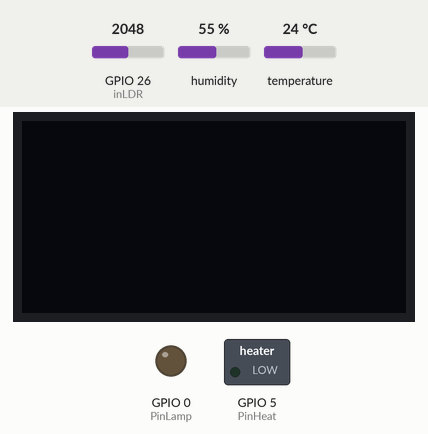
The sketch below on a simulated ESP32. On the bench: 128×64 one-colour display, switched loads named in the sketch (green lamp = pin HIGH), output pins drawn as LEDs (lit = HIGH). The inputs (shaded band) are chosen by the test bench; at power-on: temperature 24 °C, GPIO 26 (inLDR) = 2048, humidity 55 %. WiFi joins after 1.5 s; servers stay silent unless stated; what the sketch prints to the serial monitor is not drawn.

Above: at 3.2 s.
3.3 s: temperature set to 34.1 °C
10.5 s: temperature set to 35.5 °C
At 16.9 s:
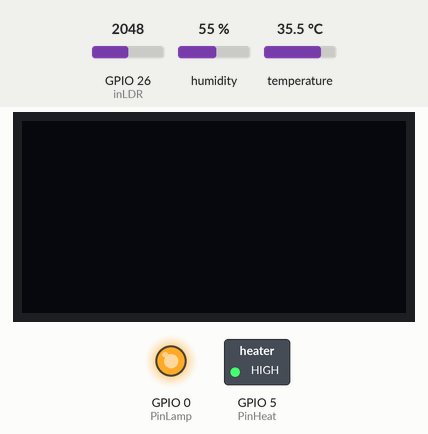
17.7 s: GPIO 26 (inLDR) set to 416
24.7 s: GPIO 26 (inLDR) set to 374
At 31.9 s:
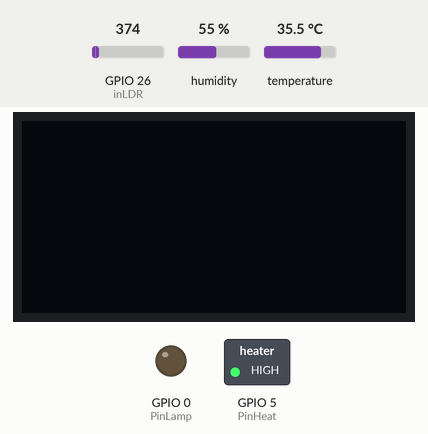
32.2 s: GPIO 26 (inLDR) set to 491
At 38.5 s:
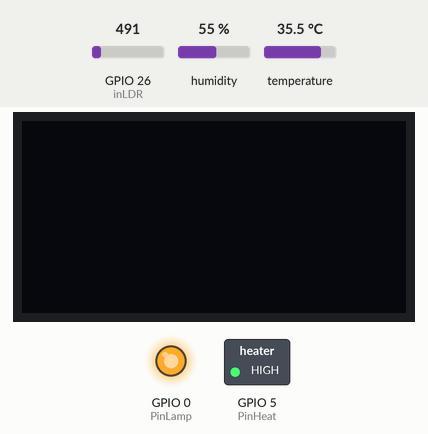
39.4 s: GPIO 26 (inLDR) set to 0
At 46.1 s:
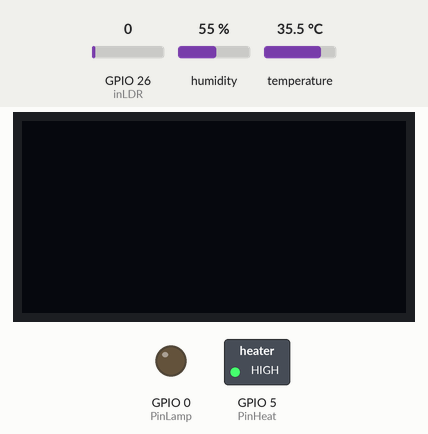
Timing chart, 0 to 47.6 s (numbered marks = the images above; inputs shaded):
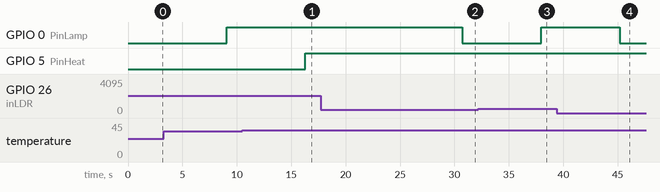

The sketch:

esp32.ino
```cpp
#include <Wire.h>
#include <Adafruit_GFX.h>
#include <Adafruit_SSD1306.h>
#include <SPI.h>
#include <Fonts/FreeSerif12pt7b.h>
#include <Adafruit_Sensor.h>
#include<SimpleDHT.h>
#include <WiFi.h>
#include <WiFiClientSecure.h>

#define SCREEN_WIDTH 128
#define SCREEN_HEIGHT 64
#define DHTPIN 14
#define DHTTYPE DHT22


SimpleDHT22 dht;
Adafruit_SSD1306 display(SCREEN_WIDTH, SCREEN_HEIGHT, &Wire, -1);


int PinLamp = 0;
int PinHeat = 5;

int inLDR = 26;

float temperature, humidity;
int luminosity;

void setup() {
  Serial.begin(115200);

  if(!display.begin(SSD1306_SWITCHCAPVCC, 0x3C, false, false)) {
    Serial.println(F("SSD1306 allocation failed"));
    for(;;);
  }

  WiFi.mode(WIFI_STA);
  WiFi.begin("SUA REDE", "SUA SENHA");

  delay(2000);

  pinMode(PinLamp, OUTPUT);
  pinMode(PinHeat, OUTPUT);

  pinMode(inLDR, INPUT);
}

void readDHTSensor() {
  float t, h;

  delay(2000);

  int status = dht.read2(DHTPIN, &t, &h, NULL);

  if (status == SimpleDHTErrSuccess) {

    temperature = t;
    humidity = h;
  }
}

void readLDRSensor() {
  int ldr_read = 0;

  for(int i=0; i<10; i++){
    delay(500);
    ldr_read += analogRead(inLDR);
  }

  luminosity = ldr_read / 10;
}

void ControlTemp(){

  float Reference_Temp = 35;

  if(temperature < Reference_Temp){
    digitalWrite(PinHeat, LOW);
  }
  else{
    digitalWrite(PinHeat, HIGH);
  }
}

void ControlLumi(){

  int Reference_Lumi = 400;

  if(luminosity < Reference_Lumi){
    digitalWrite(PinLamp, LOW);
  }
  else{
    digitalWrite(PinLamp, HIGH);
  }
}

void ControlData(){

  WiFiClientSecure client;
  String tempFix = "GET /forms/d/e/1FAIpQLSdm6M_0mTVx_LKHLB1J3u_hjaag_hBtMfDHQlTIKe0EoatfsQ/formResponse?ifq&entry.XXXXXX=";
  String HumiFix = "GET /forms/d/e/1FAIpQLSdm6M_0mTVx_LKHLB1J3u_hjaag_hBtMfDHQlTIKe0EoatfsQ/formResponse?ifq&entry.XXXXXX=";
  String LumiFix = "GET /forms/d/e/1FAIpQLSdm6M_0mTVx_LKHLB1J3u_hjaag_hBtMfDHQlTIKe0EoatfsQ/formResponse?ifq&entry.XXXXXX=";

  if (client.connect("docs.google.com", 443) == 1){
    String toSend = tempFix;
    toSend += temperature;
    toSend += "&submit=Submit HTTP/1.1";

    toSend += HumiFix;
    toSend += humidity;
    toSend += "&submit=Submit HTTP/1.1";

    toSend += LumiFix;
    toSend += luminosity;
    toSend += "&submit=Submit HTTP/1.1";
    client.println(toSend);
    client.println("Host: docs.google.com");//-
    client.println();//-

    client.stop();//Encerramos a conexao com o servidor
    Serial.println("Dados enviados.");//Mostra no monitor que foi enviado
  }
  else {
    Serial.println("Erro ao se conectar");//Se nao for possivel conectar no servidor, ira avisar no monitor.
  }
}


void printData(){

  Serial.print("Humidity: ");
  Serial.print(humidity);
  Serial.print(" %\t");
  Serial.print("Temperature: ");
  Serial.print(temperature);
  Serial.println(" *C ");
  Serial.print("Luminosity: ");
  Serial.print(luminosity);

}

void loop() {

  readDHTSensor();
  readLDRSensor();

  ControlTemp();
  ControlLumi();

  ControlData();

  printData();
}
```

Measured:
- the behaviour switches between 34.9 and 35 °C on temperature (found by bisection; images 0 and 1)
- the behaviour switches between 400 and 399 on GPIO 26 (inLDR) (found by bisection; images 1 and 2)
- after the input at 10.5 s, GPIO 5 (PinHeat): LOW → HIGH after 5.8 s
- after the input at 17.7 s, every drawn part: stays the same
- after the input at 24.7 s, GPIO 0 (PinLamp): HIGH → LOW after 6.0 s
- after the input at 32.2 s, GPIO 0 (PinLamp): LOW → HIGH after 5.8 s
- after the input at 39.4 s, GPIO 0 (PinLamp): HIGH → LOW after 5.8 s
